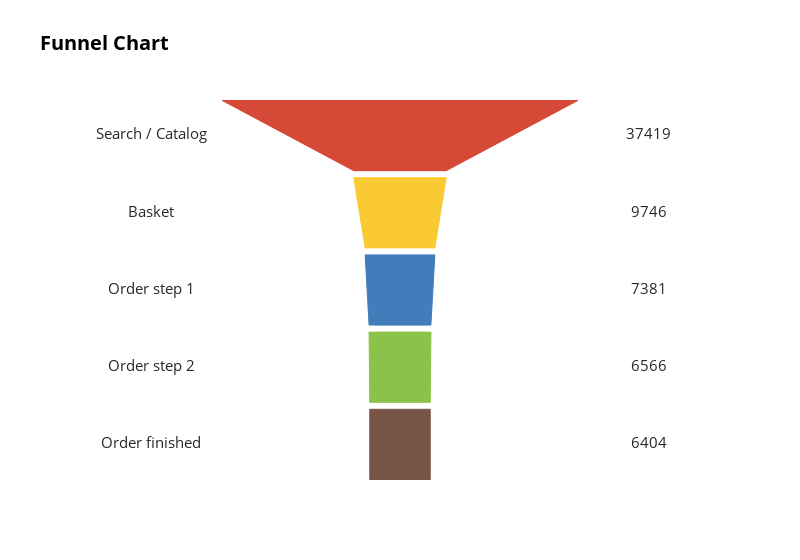

Notebook code cell kept with this figure:
### Code cell
phases = ['Search / Catalog', 'Basket', 'Order step 1', 'Order step 2', 'Order finished']
values = fdf.iloc[0].values

plot_funnel(phases, values)

### Figure 1 — Plotly figure (JSON) as saved in the notebook; plotly's stock layout.template omitted (floating-point values rounded to 4 significant figures)
{"data": [{"mode": "text", "text": ["Search / Catalog", "Basket", "Order step 1", "Order step 2", "Order finished"], "textfont": {"color": "rgb(40,40,40)", "size": 15}, "type": "scatter", "x": [-350, -350, -350, -350, -350], "y": [490, 380, 270, 160, 50]}, {"mode": "text", "text": [37419, 9746, 7381, 6566, 6404], "textfont": {"color": "rgb(40,40,40)", "size": 15}, "type": "scatter", "x": [350, 350, 350, 350, 350], "y": [490, 380, 270, 160, 50]}], "layout": {"height": 560, "paper_bgcolor": "rgba(255,255,255,1)", "plot_bgcolor": "rgba(255,255,255,1)", "shapes": [{"fillcolor": "#d54936", "line": {"color": "#d54936", "width": 1}, "path": "M 250.0 540 L 65.0 440 L -65.0 440 L -250.0 540 Z", "type": "path"}, {"fillcolor": "#faca34", "line": {"color": "#faca34", "width": 1}, "path": "M 65.0 430 L 49.0 330 L -49.0 330 L -65.0 430 Z", "type": "path"}, {"fillcolor": "#437cba", "line": {"color": "#437cba", "width": 1}, "path": "M 49.0 320 L 43.5 220 L -43.5 220 L -49.0 320 Z", "type": "path"}, {"fillcolor": "#8bc34a", "line": {"color": "#8bc34a", "width": 1}, "path": "M 43.5 210 L 42.5 110 L -42.5 110 L -43.5 210 Z", "type": "path"}, {"fillcolor": "#795548", "line": {"color": "#795548", "width": 1}, "path": "M 42.5 100 L 42.5 0 L -42.5 0 L -42.5 100 Z", "type": "path"}], "showlegend": false, "title": {"font": {"color": "rgb(0, 0, 0)", "size": 20}, "text": "<b>Funnel Chart</b>"}, "width": 800, "xaxis": {"range": [-450, 450], "showgrid": false, "showticklabels": false, "zeroline": false, "type": "linear"}, "yaxis": {"showgrid": false, "showticklabels": false, "zeroline": false, "type": "linear", "range": [-0.7124, 540.7], "autorange": true}}}
